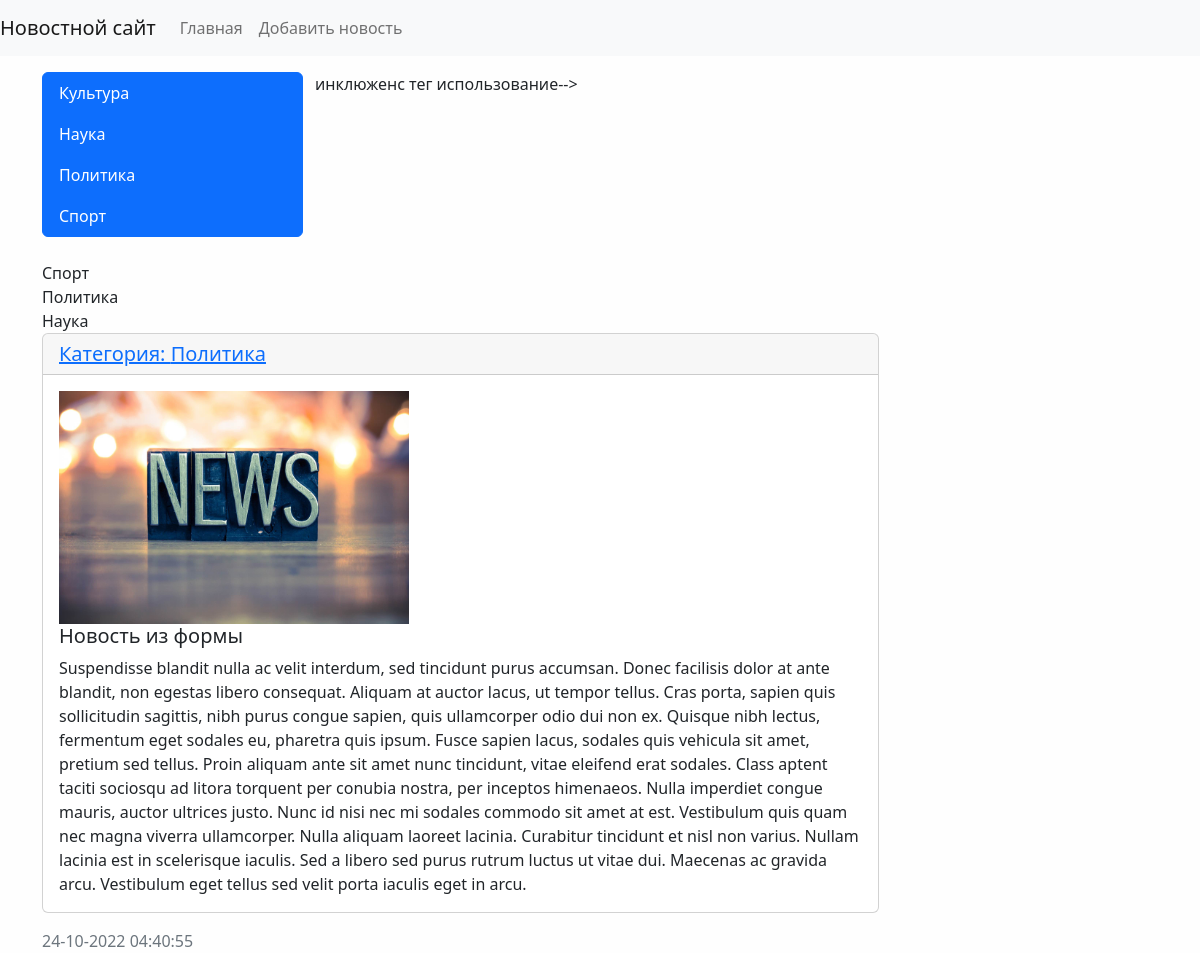
The app's page /news/13/ with its own data.
### news/models.py (models this page shows, shortened)
class Category(models.Model):
    title = models.CharField(max_length=150, db_index=True, verbose_name='Наименование категории')
    def get_absolute_url(self):
        return reverse('category', kwargs={'category_id': self.pk})
    class Meta:
        verbose_name = 'Категория'
        verbose_name_plural = 'Категории'
        ordering = ['title'] #сортировка

class News(models.Model):
    title = models.CharField(max_length=150, verbose_name = 'Наименование')
    content = models.TextField(blank=True, verbose_name = 'Контент')
    created_at = models.DateTimeField(auto_now_add=True, verbose_name = 'Дата публикации')
    updated_at = models.DateTimeField(auto_now=True, verbose_name = 'Обновлено')
    photo = models.ImageField(upload_to='photos/%Y/%m/%d/', verbose_name = 'Фото', blank=True)
    is_published = models.BooleanField(default=True, verbose_name = 'Опубликовано')
    category = models.ForeignKey('Category', on_delete=models.PROTECT, verbose_name='Категория') #связь с таблицей категориями линковка
    views = models.IntegerField(default=0)
    class Meta:
        verbose_name = 'Новость'
        verbose_name_plural = 'Новости'
        ordering = ['-created_at'] #сортировка

### news/views.py (the view)
# urls.py: path('news/<int:pk>/', ViewNews.as_view(), name='view_news'),
class ViewNews(DetailView):
    model = News
    context_object_name = 'news_item'

### news/templatetags/news_tags.py (called while the page is built)
@register.simple_tag(name='get_list_categories')
def get_categories():
    return Category.objects.all()

@register.inclusion_tag('news/list_categories.html')
def show_categories():  #можно передать агрументы этой функции
    categories = Category.objects.annotate(cnt=Count('news')).filter(cnt__gt=0)
    return {'categories': categories}

### news/templates/news/news_detail.html (shortened to what this page needs)
{% extends 'base.html' %}
{% block sidebar %}
{% include 'inc/_sidebar.html' %}
{% endblock %}
        {% block content %}
            <div class="card mb-3">
                <h5 class="card-header"> <a href="{{ news_item.category.get_absolute_url }}">Категория: {{ news_item.category.title }}</a></h5>
                <div class="card-body">
                        {% if item.photo%}
                        <img src="{{ news_item.photo.url }}" alt="" width="350" height="233" class="float-left mr-3">
                        {% else %}
                        <img src="../../../media/photos/2022/10/16/icon19.jpg" alt="" width="350">
                        {% endif %}
                          <h5 class="card-title">{{ news_item.title }}</h5>
                          <p class="card-text">{{ news_item.content }}</p>
                    </div>
                </div>
                <div class="card-footer text-muted">
                    {{ news_item.created_at|date:"d-m-Y H:i:s" }}
                </div>
            </div>
{% endblock %}

### templates/inc/_sidebar.html
{% load news_tags %}
 <div class="list-group">
     {% get_list_categories as categories %}
     {% for item_category in categories %}
     <a href="{% url 'category' item_category.pk %}" class="list-group-item list-group-item-action active" aria-current="true">{{ item_category.title }}</a>
     {% endfor %}
 </div>
<br>

### news/templates/news/list_categories.html (shortened to what this page needs)
     {% for item_category in categories %}
     <a href="{{ item.get_absolute_url }}" class="list-group-item list-group-item-action active" aria-current="true">{{ item_category.title }}
     </a>
     {% endfor %}
 </div>

### mysite/static/css/style.css (style rules this page uses)
body { background-color: #fefefe; }

### records on screen
Category: title "Культура"
Category: title "Наука"
Category: title "Политика"
Category: title "Спорт"
News: category "Политика", title "Новость из формы", content "Suspendisse blandit nulla ac velit interdum, sed tincidunt purus accumsan. Donec facilisis dolor at ante blandit, non egestas libero consequat. Aliquam at auctor lacus, ut tempor tellus. Cras porta, sapien quis sollicitudin sagittis, nibh purus congue sapien, quis ullamcorper odio dui non ex. Quisque nibh lectus, fermentum eget sodales eu, pharetra quis ipsum. Fusce sapien lacus, sodales quis vehicula sit amet, pretium sed tellus. Proin aliquam ante sit amet nunc tincidunt, vitae eleifend erat sodales. Class aptent taciti sociosqu ad litora torquent per conubia nostra, per inceptos himenaeos. Nulla imperdiet congue mauris, auctor ultrices justo. Nunc id nisi nec mi sodales commodo sit amet…", created_at "24-10-2022 04:40:55"
